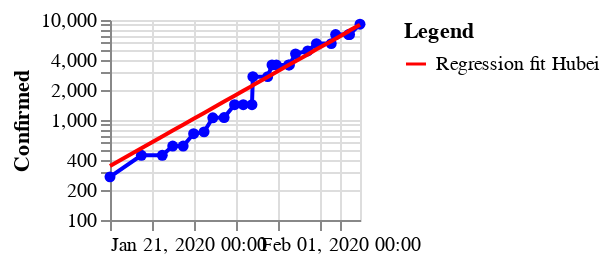

The code cell stored with this chart in its notebook:
### Code cell
chart = alt.Chart(hubei, width=125, height=100).mark_line(point=True).encode(
    x=alt.X('yearmonthdatehours(Date):T', title=None),
    y=alt.Y('Confirmed:Q', scale=alt.Scale(type='log'), title='Confirmed'),
    order='Date:T',
    color=alt.value('blue')
)

chart + fit_hubei

### Figure 1 — Vega-Lite specification as saved in the notebook (floating-point values rounded to 4 significant figures)
{"config": {"view": {"continuousWidth": 400, "continuousHeight": 300}}, "layer": [{"data": {"name": "data-10bbe219914fed59edf7821d5504e36e"}, "mark": {"type": "line", "point": true}, "encoding": {"color": {"value": "blue"}, "order": {"type": "temporal", "field": "Date"}, "x": {"type": "temporal", "field": "Date", "timeUnit": "yearmonthdatehours", "title": null}, "y": {"type": "quantitative", "field": "Confirmed", "scale": {"type": "log"}, "title": "Confirmed"}}, "height": 100, "width": 125}, {"data": {"name": "data-e6dec601d1783a8afa29ab7e932bba7b"}, "mark": "line", "encoding": {"color": {"type": "nominal", "field": "Legend", "scale": {"range": ["red"]}}, "x": {"type": "temporal", "field": "fit_date", "timeUnit": "yearmonthdatehours"}, "y": {"type": "quantitative", "field": "fit_confirmed"}}}], "$schema": "https://vega.github.io/schema/vega-lite/v4.0.2.json", "datasets": {"data-10bbe219914fed59edf7821d5504e36e": [{"Province/State": "Hubei", "Country/Region": null, "Date": "2020-01-21T00:00:00", "Confirmed": 270.0, "Deaths": null, "Recovered": null}, {"Province/State": "Hubei", "Country/Region": null, "Date": "2020-01-22T12:00:00", "Confirmed": 444.0, "Deaths": null, "Recovered": null}, {"Province/State": "Hubei", "Country/Region": "Mainland China", "Date": "2020-01-23T12:00:00", "Confirmed": 444.0, "Deaths": null, "Recovered": 28.0}, {"Province/State": "Hubei", "Country/Region": "Mainland China", "Date": "2020-01-24T00:00:00", "Confirmed": 549.0, "Deaths": 24.0, "Recovered": 31.0}, {"Province/State": "Hubei", "Country/Region": "Mainland China", "Date": "2020-01-24T12:00:00", "Confirmed": 549.0, "Deaths": 24.0, "Recovered": 31.0}, {"Province/State": "Hubei", "Country/Region": "Mainland China", "Date": "2020-01-25T00:00:00", "Confirmed": 729.0, "Deaths": 39.0, "Recovered": 32.0}, {"Province/State": "Hubei", "Country/Region": "Mainland China", "Date": "2020-01-25T12:00:00", "Confirmed": 761.0, "Deaths": 40.0, "Recovered": 32.0}, {"Province/State": "Hubei", "Country/Region": "Mainland China", "Date": "2020-01-25T22:00:00", "Confirmed": 1052.0, "Deaths": 52.0, "Recovered": 42.0}, {"Province/State": "Hubei", "Country/Region": "Mainland China", "Date": "2020-01-26T11:00:00", "Confirmed": 1058.0, "Deaths": 52.0, "Recovered": 42.0}, {"Province/State": "Hubei", "Country/Region": "Mainland China", "Date": "2020-01-26T23:00:00", "Confirmed": 1423.0, "Deaths": 76.0, "Recovered": 44.0}, {"Province/State": "Hubei", "Country/Region": "Mainland China", "Date": "2020-01-27T09:00:00", "Confirmed": 1423.0, "Deaths": 76.0, "Recovered": 45.0}, {"Province/State": "Hubei", "Country/Region": "Mainland China", "Date": "2020-01-27T19:00:00", "Confirmed": 1423.0, "Deaths": 76.0, "Recovered": 45.0}, {"Province/State": "Hubei", "Country/Region": "Mainland China", "Date": "2020-01-27T20:30:00", "Confirmed": 2714.0, "Deaths": 100.0, "Recovered": 47.0}, {"Province/State": "Hubei", "Country/Region": "Mainland China", "Date": "2020-01-28T13:00:00", "Confirmed": 2714.0, "Deaths": 100.0, "Recovered": 52.0}, {"Province/State": "Hubei", "Country/Region": "Mainland China", "Date": "2020-01-28T18:00:00", "Confirmed": 3554.0, "Deaths": 125.0, "Recovered": 80.0}, {"Province/State": "Hubei", "Country/Region": "Mainland China", "Date": "2020-01-28T23:00:00", "Confirmed": 3554.0, "Deaths": 125.0, "Recovered": 80.0}, {"Province/State": "Hubei", "Country/Region": "Mainland China", "Date": "2020-01-29T13:30:00", "Confirmed": 3554.0, "Deaths": 125.0, "Recovered": 80.0}, {"Province/State": "Hubei", "Country/Region": "Mainland China", "Date": "2020-01-29T14:30:00", "Confirmed": 3554.0, "Deaths": 125.0, "Recovered": 88.0}, {"Province/State": "Hubei", "Country/Region": "Mainland China", "Date": "2020-01-29T21:00:00", "Confirmed": 4586.0, "Deaths": 162.0, "Recovered": 90.0}, {"Province/State": "Hubei", "Country/Region": "Mainland China", "Date": "2020-01-30T11:00:00", "Confirmed": 4903.0, "Deaths": 162.0, "Recovered": 90.0}, {"Province/State": "Hubei", "Country/Region": "Mainland China", "Date": "2020-01-30T21:30:00", "Confirmed": 5806.0, "Deaths": 204.0, "Recovered": 116.0}, {"Province/State": "Hubei", "Country/Region": "Mainland China", "Date": "2020-01-31T14:00:00", "Confirmed": 5806.0, "Deaths": 204.0, "Recovered": 141.0}, {"Province/State": "Hubei", "Country/Region": "Mainland China", "Date": "2020-01-31T19:00:00", "Confirmed": 7153.0, "Deaths": 249.0, "Recovered": 169.0}, {"Province/State": "Hubei", "Country/Region": "Mainland China", "Date": "2020-02-01T10:00:00", "Confirmed": 7153.0, "Deaths": 249.0, "Recovered": 168.0}, {"Province/State": "Hubei", "Country/Region": "Mainland China", "Date": "2020-02-01T11:53:00", "Confirmed": 7153.0, "Deaths": 249.0, "Recovered": 168.0}, {"Province/State": "Hubei", "Country/Region": "Mainland China", "Date": "2020-02-01T23:33:00", "Confirmed": 9074.0, "Deaths": 294.0, "Recovered": 215.0}], "data-e6dec601d1783a8afa29ab7e932bba7b": [{"fit_date": "2020-01-21T00:00:00", "fit_confirmed": 347.1, "Legend": "Regression fit Hubei"}, {"fit_date": "2020-01-22T12:00:00", "fit_confirmed": 521.5, "Legend": "Regression fit Hubei"}, {"fit_date": "2020-01-23T12:00:00", "fit_confirmed": 684.2, "Legend": "Regression fit Hubei"}, {"fit_date": "2020-01-24T00:00:00", "fit_confirmed": 783.7, "Legend": "Regression fit Hubei"}, {"fit_date": "2020-01-24T12:00:00", "fit_confirmed": 897.7, "Legend": "Regression fit Hubei"}, {"fit_date": "2020-01-25T00:00:00", "fit_confirmed": 1028.0, "Legend": "Regression fit Hubei"}, {"fit_date": "2020-01-25T12:00:00", "fit_confirmed": 1178.0, "Legend": "Regression fit Hubei"}, {"fit_date": "2020-01-25T22:00:00", "fit_confirmed": 1319.0, "Legend": "Regression fit Hubei"}, {"fit_date": "2020-01-26T11:00:00", "fit_confirmed": 1528.0, "Legend": "Regression fit Hubei"}, {"fit_date": "2020-01-26T23:00:00", "fit_confirmed": 1750.0, "Legend": "Regression fit Hubei"}, {"fit_date": "2020-01-27T09:00:00", "fit_confirmed": 1960.0, "Legend": "Regression fit Hubei"}, {"fit_date": "2020-01-27T19:00:00", "fit_confirmed": 2194.0, "Legend": "Regression fit Hubei"}, {"fit_date": "2020-01-27T20:30:00", "fit_confirmed": 2232.0, "Legend": "Regression fit Hubei"}, {"fit_date": "2020-01-28T13:00:00", "fit_confirmed": 2690.0, "Legend": "Regression fit Hubei"}, {"fit_date": "2020-01-28T18:00:00", "fit_confirmed": 2846.0, "Legend": "Regression fit Hubei"}, {"fit_date": "2020-01-28T23:00:00", "fit_confirmed": 3012.0, "Legend": "Regression fit Hubei"}, {"fit_date": "2020-01-29T13:30:00", "fit_confirmed": 3549.0, "Legend": "Regression fit Hubei"}, {"fit_date": "2020-01-29T14:30:00", "fit_confirmed": 3590.0, "Legend": "Regression fit Hubei"}, {"fit_date": "2020-01-29T21:00:00", "fit_confirmed": 3863.0, "Legend": "Regression fit Hubei"}, {"fit_date": "2020-01-30T11:00:00", "fit_confirmed": 4526.0, "Legend": "Regression fit Hubei"}, {"fit_date": "2020-01-30T21:30:00", "fit_confirmed": 5097.0, "Legend": "Regression fit Hubei"}, {"fit_date": "2020-01-31T14:00:00", "fit_confirmed": 6144.0, "Legend": "Regression fit Hubei"}, {"fit_date": "2020-01-31T19:00:00", "fit_confirmed": 6501.0, "Legend": "Regression fit Hubei"}, {"fit_date": "2020-02-01T10:00:00", "fit_confirmed": 7704.0, "Legend": "Regression fit Hubei"}, {"fit_date": "2020-02-01T11:53:00", "fit_confirmed": 7870.0, "Legend": "Regression fit Hubei"}, {"fit_date": "2020-02-01T23:33:00", "fit_confirmed": 8980.0, "Legend": "Regression fit Hubei"}]}}
